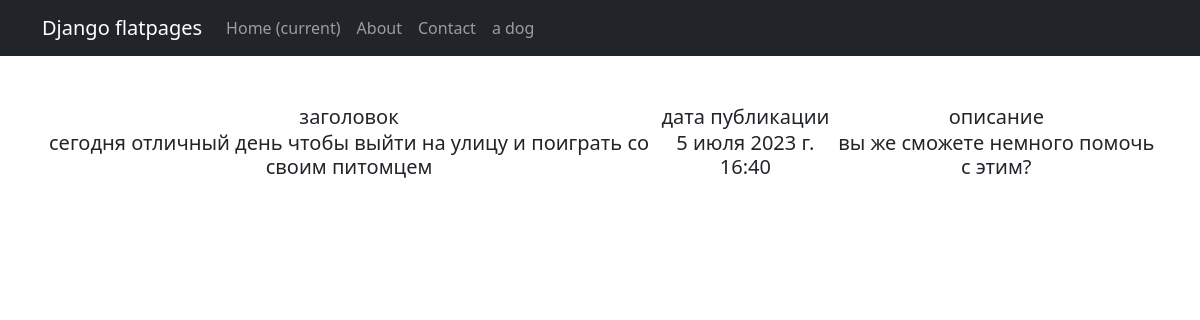
The app's page /news/3 (signed in) with its own data.
### news/models.py (models this page shows, shortened)
class Post(models.Model):
    Article = "AR"
    New = "NW"
    POSICHEN = [
        (Article, "статья"),
        (New, "новость")
    ]
    post_Author = models.ForeignKey(Author, on_delete=models.CASCADE)
    WIT = models.CharField(max_length=2, choices=POSICHEN)
    data_time = models.DateTimeField(auto_now_add=True)
    category = models.ManyToManyField(Category, through='PostCategory')
    header = models.CharField(max_length=50)
    text = models.TextField(max_length=3000)
    raiting = models.IntegerField(default=0)

### news/views.py (the view)
# urls.py: path('<int:pk>', NewDetail.as_view()),
class NewDetail(LoginRequiredMixin, DetailView):
    model = Post
    template_name = 'new.html'
    context_object_name = 'new'

### templates/new.html (shortened to what this page needs)
{% extends 'flatpages/default.html' %}
{% block content %}
<h5><table>
    <tr>
        <td>заголовок</td>
        <td>дата публикации</td>
        <td>описание</td>
    </tr>
    <tr>
        <td>{{ new.header }}</td>
        <td>{{ new.data_time }}</td>
        <td>{{ new.text }}</td>
    </tr>
</table></h5>
{% endblock content %}

### records on screen
Post: header "сегодня отличный день чтобы выйти на улицу и поиграть со своим питомцем", data_time "5 июля 2023 г. 16:40", text "вы же сможете немного помочь с этим?"
